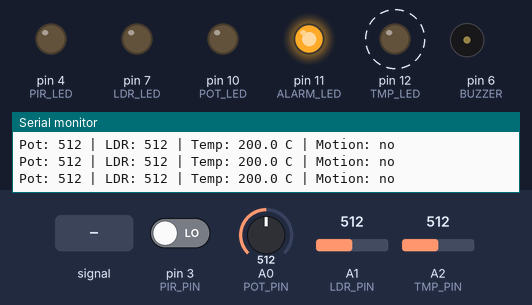
Simulated run of this sketch. Board: Arduino Uno, built with avr-gcc and run on an emulated ATmega328P. Shown: output pins drawn as LEDs (lit = HIGH), buzzer (waves = sounding), the last lines printed to the serial monitor. Dashed ring = blinking. Inputs (shaded band) come from the test bench; at power-on: A1 (LDR_PIN) = 512, pin 3 (PIR_PIN) LOW, A0 (POT_PIN) = 512, A2 (TMP_PIN) = 512.

Above: at 0.87 s.
1.3 s: A1 (LDR_PIN) fed a 200 Hz sine of ±255 counts around its level
At 1.65 s:
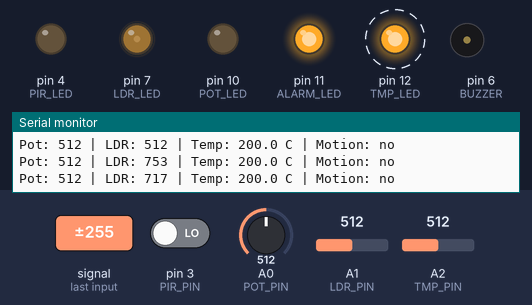
4.3 s: A1 (LDR_PIN) set to 290
At 4.62 s:
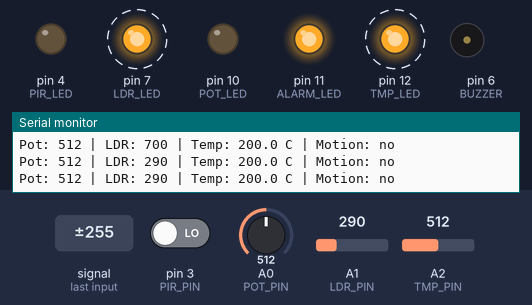
7.3 s: pin 3 (PIR_PIN) driven HIGH
At 7.62 s:
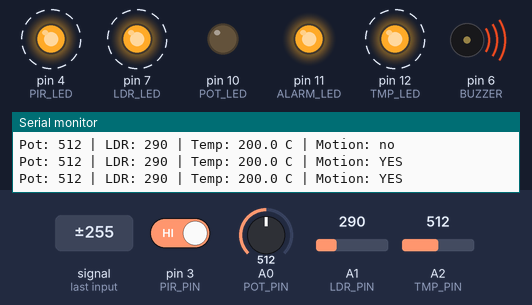
10.3 s: A2 (TMP_PIN) fed a 200 Hz sine of ±460 counts around its level
13.3 s: A0 (POT_PIN) set to 524
At 13.64 s:
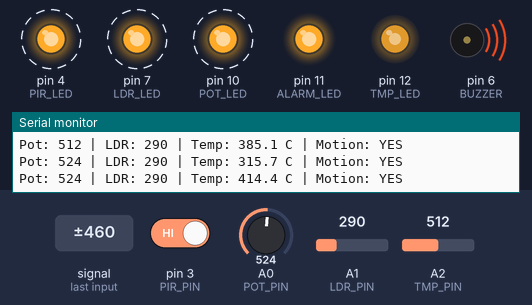
16.3 s: A1 (LDR_PIN) fed a 1000 Hz sine of ±255 counts around its level
Timing chart, 0 to 20.3 s (numbered marks = the images above; inputs shaded):
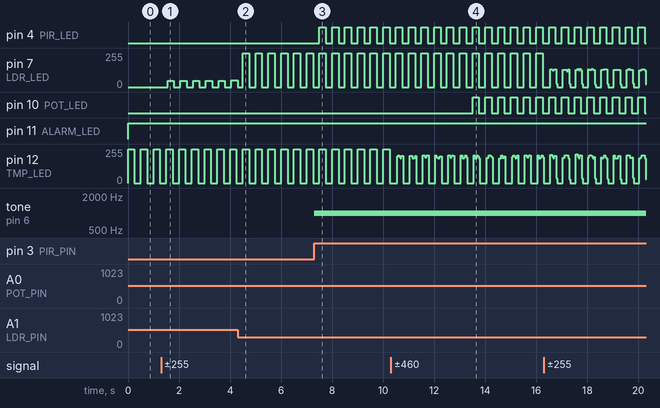

Measured:
- the behaviour switches between 512 and 513 on A0 (POT_PIN) (found by bisection; images 3 and 4)
- after the input at 1.3 s, pin 7 (LDR_LED): 0/255 → 48/255 after 0.25 s, → 0/255 0.24 s later, → 47/255 0.26 s later, → 0/255 0.24 s later, … (12 changes in this stretch)
- after the input at 7.3 s, pin 4 (PIR_LED): alternates HIGH for 0.25 s and LOW for 0.25 s, starting after 0.20 s; tone on pin 6 (BUZZER): silent → 1000 Hz at once
- after the input at 13.3 s, pin 10 (POT_LED): alternates HIGH for 0.25 s and LOW for 0.25 s, starting after 0.20 s

The sketch:

uno_showcase.ino
```cpp
// Tinkercad TMP36/PIR showcase. Serial output is intended for Serial Monitor.
const int POT_PIN = A0;
const int LDR_PIN = A1;
const int TMP_PIN = A2;
const int PIR_PIN = 3;
const int BUZZER = 6;

const int POT_LED = 10;
const int LDR_LED = 7;
const int TMP_LED = 12;
const int PIR_LED = 4;
const int ALARM_LED = 11;

const int POT_THRESHOLD = 512;
const int LDR_THRESHOLD = 300;
const float TEMP_THRESHOLD = 30.0;
const bool USE_BUZZER = true;

unsigned long lastReport = 0;

void setup() {
  Serial.begin(9600);
  pinMode(PIR_PIN, INPUT);
  pinMode(BUZZER, OUTPUT);
  pinMode(POT_LED, OUTPUT);
  pinMode(LDR_LED, OUTPUT);
  pinMode(TMP_LED, OUTPUT);
  pinMode(PIR_LED, OUTPUT);
  pinMode(ALARM_LED, OUTPUT);
}

void loop() {
  int potValue = analogRead(POT_PIN);
  int ldrValue = analogRead(LDR_PIN);
  float voltage = analogRead(TMP_PIN) * 5.0 / 1024.0;
  float tempC = (voltage - 0.5) * 100.0;
  bool motion = digitalRead(PIR_PIN) == HIGH;

  bool potHigh = potValue > POT_THRESHOLD;
  bool isDark = ldrValue < LDR_THRESHOLD;
  bool isHot = tempC > TEMP_THRESHOLD;
  unsigned long now = millis();
  bool blinkOn = (now / 250UL) % 2 == 0;

  digitalWrite(POT_LED, potHigh && blinkOn ? HIGH : LOW);
  digitalWrite(LDR_LED, isDark && blinkOn ? HIGH : LOW);
  digitalWrite(TMP_LED, isHot && blinkOn ? HIGH : LOW);
  digitalWrite(PIR_LED, motion && blinkOn ? HIGH : LOW);
  digitalWrite(ALARM_LED, potHigh || isDark || isHot || motion ? HIGH : LOW);

  if (USE_BUZZER && motion) {
    tone(BUZZER, 1000);
  } else {
    noTone(BUZZER);
  }

  if (now - lastReport >= 200UL) {
    lastReport = now;
    Serial.print("Pot: "); Serial.print(potValue);
    Serial.print(" | LDR: "); Serial.print(ldrValue);
    Serial.print(" | Temp: "); Serial.print(tempC, 1);
    Serial.print(" C | Motion: ");
    Serial.println(motion ? "YES" : "no");
  }
}
```
